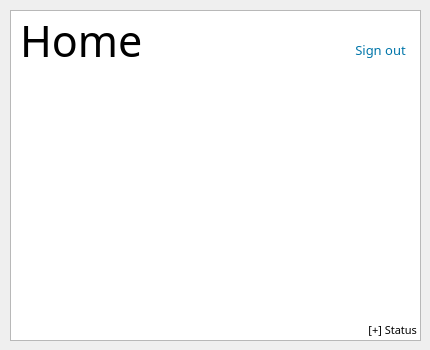
<?xml version="1.0" encoding="UTF-8"?>
<ui version="4.0">
 <class>Operate</class>
 <widget class="QDialog" name="Operate">
  <property name="geometry">
   <rect>
    <x>0</x>
    <y>0</y>
    <width>430</width>
    <height>350</height>
   </rect>
  </property>
  <property name="windowTitle">
   <string>Dialog</string>
  </property>
  <widget class="QGraphicsView" name="graphicsView">
   <property name="geometry">
    <rect>
     <x>10</x>
     <y>10</y>
     <width>411</width>
     <height>331</height>
    </rect>
   </property>
  </widget>
  <widget class="QLabel" name="label_status">
   <property name="geometry">
    <rect>
     <x>306</x>
     <y>309</y>
     <width>111</width>
     <height>41</height>
    </rect>
   </property>
   <property name="font">
    <font>
     <family>Noto Sans T Chinese Medium</family>
     <pointsize>8</pointsize>
    </font>
   </property>
   <property name="text">
    <string>[+] Status</string>
   </property>
   <property name="alignment">
    <set>Qt::AlignRight|Qt::AlignTrailing|Qt::AlignVCenter</set>
   </property>
  </widget>
  <widget class="QLabel" name="label_logo">
   <property name="geometry">
    <rect>
     <x>20</x>
     <y>10</y>
     <width>141</width>
     <height>61</height>
    </rect>
   </property>
   <property name="font">
    <font>
     <family>Noto Sans T Chinese Thin</family>
     <pointsize>32</pointsize>
     <weight>50</weight>
     <bold>false</bold>
    </font>
   </property>
   <property name="text">
    <string>Home</string>
   </property>
  </widget>
  <widget class="QPushButton" name="btn_delete">
   <property name="enabled">
    <bool>true</bool>
   </property>
   <property name="geometry">
    <rect>
     <x>40</x>
     <y>290</y>
     <width>75</width>
     <height>31</height>
    </rect>
   </property>
   <property name="font">
    <font>
     <family>Noto Sans T Chinese Medium</family>
     <pointsize>12</pointsize>
    </font>
   </property>
   <property name="cursor">
    <cursorShape>PointingHandCursor</cursorShape>
   </property>
   <property name="styleSheet">
    <string notr="true">#btn_delete {
background-color: transparent;
border-image: url(:img/btn_delete);
background: none;
border: none;
background-repeat: none;
}
</string>
   </property>
   <property name="text">
    <string/>
   </property>
   <property name="autoDefault">
    <bool>false</bool>
   </property>
   <property name="flat">
    <bool>false</bool>
   </property>
  </widget>
  <widget class="QPushButton" name="btn_cancel">
   <property name="geometry">
    <rect>
     <x>350</x>
     <y>40</y>
     <width>61</width>
     <height>20</height>
    </rect>
   </property>
   <property name="font">
    <font>
     <family>Noto Sans T Chinese Medium</family>
     <pointsize>10</pointsize>
    </font>
   </property>
   <property name="cursor">
    <cursorShape>PointingHandCursor</cursorShape>
   </property>
   <property name="styleSheet">
    <string notr="true">#btn_cancel {
	color: rgb(0, 117, 169);
background-color: transparent;
background: none;
border: none;
background-repeat: none;
}</string>
   </property>
   <property name="text">
    <string>Sign out</string>
   </property>
  </widget>
 </widget>
 <resources/>
 <connections/>
</ui>
